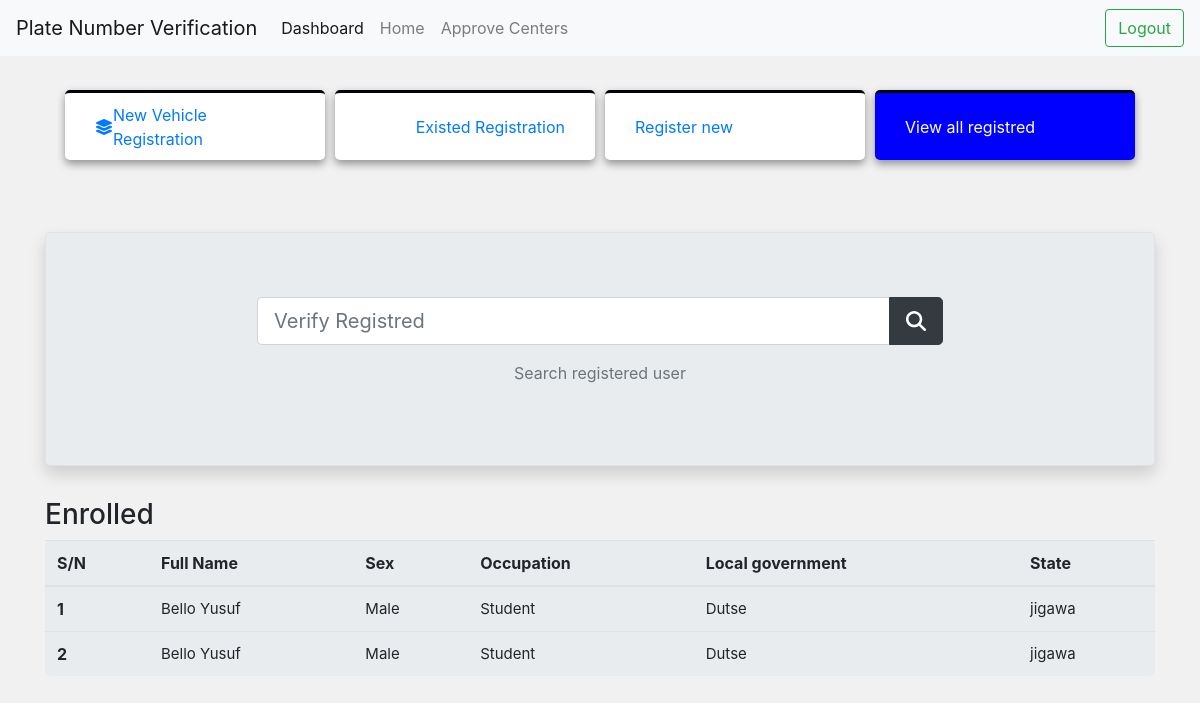
Page /owner-list/ on the committed database.
### owners/models.py (models this page shows, shortened)
class TimeModels(models.Model):
    created = models.DateTimeField(auto_now=False, auto_now_add=True)
    updated = models.DateTimeField(auto_now=True, auto_now_add=False)
    class Meta:
        abstract = True

class Owner(TimeModels):
    SEX_TYPE = (
        ("Male", "Male"),
        ("Female", "Female"),
    )
    MARITAL_STATUS = (
        ("Single", "Single"),
        ("Married", "Married"),
        ("Divorced", "Divorced"),
    )
    OCCUPATION = (
        ("Student", "Student"),
        ("Civil Servant", "Civil Servant"),
        ("Business", "Business"),
    )
    full_name = models.CharField(max_length=20)
    sex = models.CharField(choices=SEX_TYPE ,max_length=50)
    marital_status = models.CharField(choices=MARITAL_STATUS ,max_length=50)
    occupation = models.CharField(choices=OCCUPATION, max_length=50)
    date_of_birth = models.DateField(auto_now=False, auto_now_add=False, help_text="Date of Birth Format 2000-11-25")
    phone = models.CharField(max_length=20)
    email = models.EmailField(max_length=254)
    residential_address = models.CharField(max_length=50)
    state = models.CharField(max_length=15)
    local_government = models.CharField(("Local government"), max_length=50)
    nationality = models.CharField(max_length=15)
    class Meta:
        verbose_name = 'Owner'
        verbose_name_plural = 'Owners'

### owners/views.py (the view)
# urls.py: path("owner-list/", OwnerRegistrationListViews.as_view(), name="owner-list"),
class OwnerRegistrationListViews(ListView):
    model = Owner
    context_object_name = "owners"
    template_name = "content/list.html"

### owners/templates/content/list.html (shortened to what this page needs)
{% extends "base.html" %}
{% load static %}
{% block content  %}
{% include "include/header.html" %}
<div class="jumbotron border shadow">
    <div class="row">
        <div class="col-md-8 offset-2">
            <form action="/search">
               <div class="input-group">
                    <input type="text" name="q" placeholder="Verify Registred" required
                    class="form-control form-control-lg">
                    <div class="input-group-append">
                      <button class="btn btn-dark btn-lg"> <span> <i class="fa fa-search"></i></span></button>
                    </div>
               </div>
              </form>
              <p style="text-align: center;">
                <span class="text-muted">Search registered user</span>
              </p>
        </div>
    </div>
 </div>
<table class="table jumbotron">
    <h3>Enrolled </h3>
    <thead>
      <tr>
        <th scope="col">S/N</th>
        <th scope="col">Full Name</th>
        <th scope="col">Sex</th>
        <th scope="col">Occupation</th>
        <th scope="col">Local government</th>
        <th scope="col">State</th>
      </tr>
    </thead>
    <tbody>
      {% for owner in owners %}
        <tr>
          <th>{{ owner.id }}</th>
          <td>{{ owner.full_name }}</td>
          <td>{{ owner.sex }}</td>
          <td>{{ owner.occupation }}</td>
          <td>{{ owner.local_government }}</td>
          <td>{{ owner.state }}</td>
        </tr>
      {% endfor %}
    </tbody>
  </table>
{% endblock content  %}

### owners/static/css/style.css (style rules this page uses)
body { background-color: #f1f1f1f1; }
table { margin-top:5px; width:100%; border-collapse: collapse; }
table tr { border-bottom: 1px solid rgba(0, 0, 0, 0.1); }
table tbody tr:last-child { border-bottom: none; }
td { padding: 9px 5px; font-size: 15px; }

### rows in the picture
Owner: id "1", full_name "Bello Yusuf", sex "Male", occupation "Student", local_government "Dutse", state "jigawa"
Owner: id "2", full_name "Bello Yusuf", sex "Male", occupation "Student", local_government "Dutse", state "jigawa"
